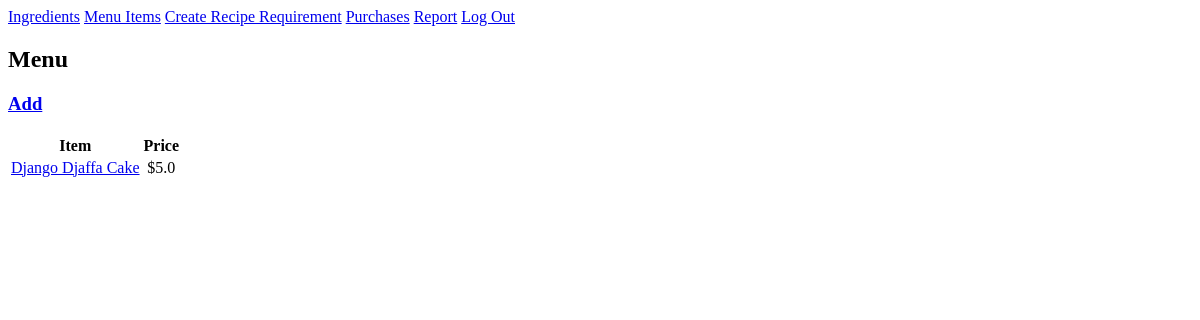
Page /menuitems (signed in) on the earlier database version.
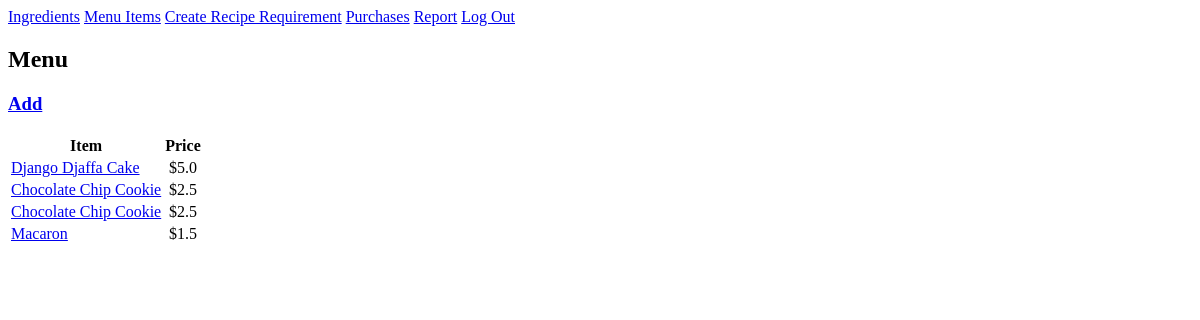
Same page on the later database version.
### inventory/models.py (models this page shows, shortened)
class MenuItem(models.Model):
    title = models.CharField(max_length=30)
    price = models.FloatField(default=0.0)

### inventory/views.py (the view)
# urls.py: path('menuitems', views.MenuItemList.as_view(), name="menuitems"),
class MenuItemList(LoginRequiredMixin, ListView):
    model = MenuItem
    template_name = "inventory/menu.html"

### inventory/templates/inventory/menu.html (shortened to what this page needs)
{% extends 'inventory/base.html' %}
{% load static %}
{% block content %}
    <div>
        <h2>Menu</h2>
        <h3><a href="{% url 'menuitemcreate' %}">Add</a></h3>
        <table>
            <thead>
                <tr>
                    <th>Item</th>
                    <th>Price</th>
                </tr>
            </thead>
            <tbody>
            {% for item in object_list %}
                <tr>
                    <td><a href="{% url 'menuitemupdate' item.pk %}">{{ item.title }}</a></td>
                    <td align="center">${{ item.price }}</td>
                </tr>
            {% endfor %}
            </tbody>
        </table>
    </div>
{% endblock %}

Differences in the rows shown:
added MenuItem: title "Chocolate Chip Cookie", price "2.5"
added MenuItem: title "Chocolate Chip Cookie", price "2.5"
added MenuItem: title "Macaron", price "1.5"
